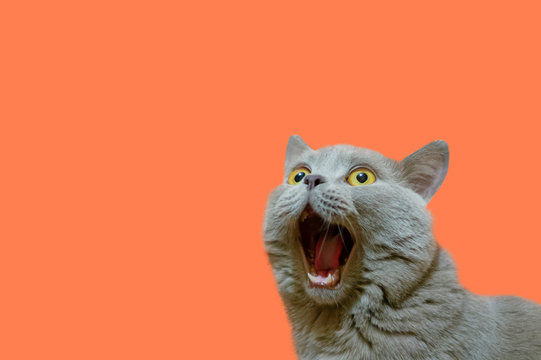
#> input picture worksheet-1/cat.jpg, 541 x 360 px
$ jupyter execute task.ipynb
#> lines starting #> are read from the running program, lines starting #| are printed output that depends on the picture; after the words box and inside, x2 and y2 are one past the last pixel; in counts of white or black regions, pixels touching at a corner belong together
2 Getting Started with Image Processing with Python.
Introduction to Python Imaging Library(PIL)
2.1 Exercise - 1:
Complete all the Task.
1. Read and display the image.
• Read the image using the Pillow library and display it.
• You can also use matplotlib to display the image.
2. Display only the top left corner of 100x100 pixels.
• Extract the top-left corner of the image (100x100 pixels) and display it using NumPy and
Array Indexing.
3. Show the three color channels (R, G, B).
• Separate the image into its three color channels (Red, Green, and Blue) and display them
individually, labeling each channel as R, G, and B.{Using NumPy.}
4. Modify the top 100 × 100 pixels to a value of 210 and display the resulting image:
• Modify the pixel values of the top-left 100 × 100 region to have a value of 210 (which is a
light gray color), and then display the modified image.

[cell 1]
import numpy as np
from PIL import Image
import matplotlib.pyplot as plt

[cell 2]
image_path = 'cat.jpg'  # Replace with your image path
image = Image.open(image_path)
#> image is the input picture: PIL image 541x360 RGB; mean R, G, B 225.4, 124.1, 84.7

# Display the image using matplotlib
plt.imshow(image)
plt.axis('off')  # Hide axes
plt.title('Original Image')
plt.show()

# Convert the image to a NumPy array
image_array = np.array(image)

# Extract the top-left corner of the image (100x100 pixels)
top_left_corner = image_array[:100, :100]
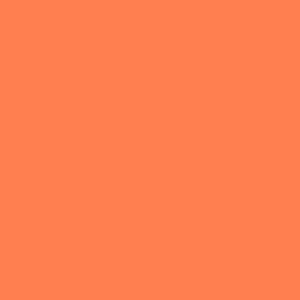
#> top_left_corner: shape (100, 100, 3) (shown 3 times larger); mean R, G, B 255, 127, 80
# Display the top-left corner
plt.imshow(top_left_corner)
plt.axis('off')  # Hide axes
plt.title('Top Left Corner (100x100 pixels)')
plt.show()

# Separate the image into its three color channels (R, G, B)
red_channel = image_array[:, :, 0]   # Red channel
green_channel = image_array[:, :, 1] # Green channel
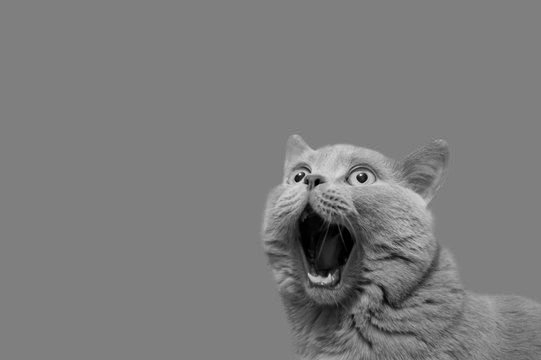
#> green_channel: shape (360, 541); min 0, max 244, mean 124.1
blue_channel = image_array[:, :, 2]  # Blue channel
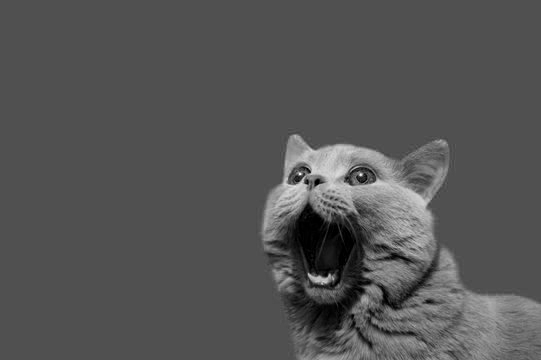
#> blue_channel: shape (360, 541); min 0, max 254, mean 84.7
# Display the Red channel
plt.imshow(red_channel, cmap='Reds')
plt.axis('off')  # Hide axes
plt.title('Red Channel')
plt.show()

# Display the Green channel
plt.imshow(green_channel, cmap='Greens')
plt.axis('off')  # Hide axes
plt.title('Green Channel')
plt.show()

# Display the Blue channel
plt.imshow(blue_channel, cmap='Blues')
plt.axis('off')  # Hide axes
plt.title('Blue Channel')
plt.show()

# Modify the pixel values of the top-left 100 × 100 region to have a value of 210
image_array[:100, :100] = 210  # Set the top-left 100x100 pixels to a light gray color (210)
#> image_array: shape (360, 541, 3); 5.13% of pixels changed, all inside (x1, y1, x2, y2) = (0, 0, 100, 100)
# Convert the modified array back to an image
modified_image = Image.fromarray(image_array)
# Display the modified image
plt.imshow(modified_image)
plt.axis('off')  # Hide axes
plt.title('Modified Image (Top-left 100x100 pixels set to 210)')
plt.show()

2.2 Exercise - 2:
Complete all the Task.
1. Load and display a grayscale image.
• Load a grayscale image using the Pillow library.
• Display the grayscale image using matplotlib.
2. Extract and display the middle section of the image (150 pixels).
• Extract a 150 pixel section from the center of the image using NumPy array slicing.
• Display this cropped image using matplotlib.
3. Apply a simple threshold to the image (e.g., set all pixel values below 100 to 0).
• Apply a threshold to the grayscale image: set all pixel values below 100 to 0, and all values
above 100 to 255 (creating a binary image).
• Display the resulting binary image.
4. Rotate the image 90 degrees clockwise and display the result.
• Rotate the image by 90 degrees clockwise using the Pillow rotate method or by manipulating
the image array.
• Display the rotated image using matplotlib.
5. Convert the grayscale image to an RGB image.
• Convert the grayscale image into an RGB image where the grayscale values are replicated
across all three channels (R, G, and B).
• Display the converted RGB image using matplotlib.

[cell 3]
image_path = 'cat.jpg'
image = Image.open(image_path).convert('L')  # Load the image and convert to grayscale
#> image: PIL image 541x360 L
plt.imshow(image, cmap='gray')
plt.title('Grayscale Image')
plt.axis('off')
plt.show()

# Extract the middle section of the image (150 pixels)
image_array = np.array(image)
height, width = image_array.shape
#> height = 360; width = 541
start_row = (height - 150) // 2
#> start_row = 105
end_row = start_row + 150
#> end_row = 255
cropped_image = image_array[start_row:end_row, :]
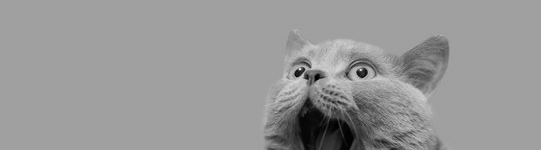
#> cropped_image: shape (150, 541); min 0, max 231, mean 151.8
plt.imshow(cropped_image, cmap='gray')
plt.title('Cropped Image (Middle 150 pixels)')
plt.axis('off')
plt.show()

# Apply a simple threshold to the image
thresholded_image = np.where(image_array < 100, 0, 255)
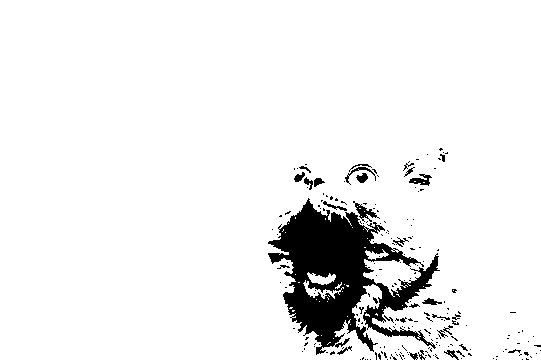
#> thresholded_image: shape (360, 541) int64; 93.1% white; 211 black regions (182 under 20 px), largest, box (x1, y1, x2, y2) and area: (268, 198, 440, 355) 11470, (353, 201, 380, 222) 179, (409, 174, 432, 186) 137
plt.imshow(thresholded_image, cmap='gray')
plt.title('Thresholded Image')
plt.axis('off')
plt.show()

# Rotate the image 90 degrees clockwise
rotated_image = image.rotate(-90)  # Rotate 90 degrees clockwise
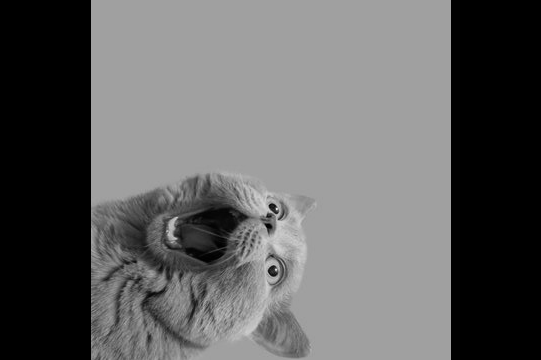
#> rotated_image: PIL image 541x360 L; min 0, max 231, mean 97.4
plt.imshow(rotated_image, cmap='gray')
plt.title('Rotated Image (90 degrees clockwise)')
plt.axis('off')
plt.show()

# Convert the grayscale image to an RGB image
rgb_image = Image.merge("RGB", (image, image, image))
plt.imshow(rgb_image)
plt.title('Converted RGB Image')
plt.axis('off')
plt.show()

In this exercise, build a PCA from scratch using explained variance method for image compression task.
You are expected to compute the necessary matrices from the scratch. Dataset: Use image of your
choice.
1. Load and Prepare Data:
• Fetch an image of you choice.{If colour convert to grayscale}
• Center the dataset - Standaridze the Data.
• Calculate the covaraince matrix of the Standaridze data.
2. Eigen Decomposition and Identifying Principal Components:
• Compute Eigen Values and Eigen Vectors.
• Sort the eigenvalues in descending order and choose the top k eigenvectors corresponding to
the highest eigenvalues.
• Identify the Principal Components with the help of cumulative Sum plot.
3. Reconstruction and Experiment:

• Reconstruction: Transform the original data by multiplying it with the selected eigenvec-
tors(PCs) to obtain a lower-dimensional representation.

• Experiments: Pick Four different combination of principal components with various ex-
plained variance value and compare the result.

• Display the Results and Evaluate.

[cell 4]
image_path = 'cat.jpg'
image = Image.open(image_path).convert('L')
image_array = np.array(image, dtype=np.float64)
#> image_array: shape (360, 541) float64

plt.imshow(image_array, cmap='gray')
plt.title('Original Grayscale Image')
plt.axis('off')
plt.show()
print(f"Image shape: {image_array.shape}")
#| Image shape: (360, 541)
mean = np.mean(image_array, axis=1, keepdims=True)
#> mean = 360 values, max 161.3 at index 186, min 132.2 at index 258, mean 150
standardized_data = image_array - mean

# Calculate the covariance matrix
cov_matrix = np.cov(standardized_data)
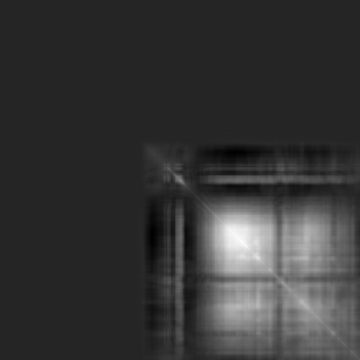
#> cov_matrix: shape (360, 360) float64; min -405.3, max 2340.6, mean 186; drawn with min black and max white
print(f"Covariance matrix shape: {cov_matrix.shape}")
#| Covariance matrix shape: (360, 360)

eigenvalues, eigenvectors = np.linalg.eigh(cov_matrix)
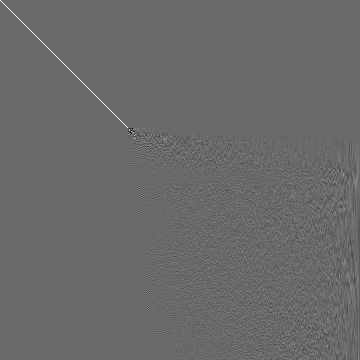
#> eigenvectors: shape (360, 360) float64; min -0.707, max 1, mean 0.000982; drawn with min black and max white
#> eigenvalues = 360 values from 0 to 159458.9

sorted_indices = np.argsort(eigenvalues)[::-1]
#> sorted_indices = 360 values, max 359 at index 0, min 0 at index 326, mean 179.5
eigenvalues = eigenvalues[sorted_indices]
#> eigenvalues = 360 values, max 159458.9 at index 0, min 0 at index 232, mean 632.3
eigenvectors = eigenvectors[:, sorted_indices]

explained_variance_ratio = eigenvalues / np.sum(eigenvalues)
#> explained_variance_ratio = 360 values, max 0.7 at index 0, min 0 at index 232, mean 0.00278
cumulative_variance = np.cumsum(explained_variance_ratio)
#> cumulative_variance = 360 values from 0.7 to 1

plt.figure(figsize=(8, 5))
plt.plot(cumulative_variance, linewidth=2)
plt.xlabel('Number of Principal Components')
plt.ylabel('Cumulative Explained Variance')
plt.title('Cumulative Explained Variance vs Number of PCs')
plt.axhline(y=0.95, color='r', linestyle='--', label='95% variance')
plt.axhline(y=0.90, color='g', linestyle='--', label='90% variance')
plt.axhline(y=0.80, color='orange', linestyle='--', label='80% variance')
plt.legend()
plt.grid(True)
plt.show()
#> figure, not shown here; curve peaks at x = 231, y = 1

variance_thresholds = [0.80, 0.90, 0.95, 0.99]
k_values = []
for threshold in variance_thresholds:
    k = np.argmax(cumulative_variance >= threshold) + 1
    k_values.append(k)
    print(f"Explained Variance >= {threshold*100:.0f}%: k = {k} components")
#> this loop made 4 passes
#> k on passes 1 to 4: 3, 7, 15, 52
#| Explained Variance >= 80%: k = 3 components
#| Explained Variance >= 90%: k = 7 components
#| Explained Variance >= 95%: k = 15 components
#| Explained Variance >= 99%: k = 52 components
#> after the loop, k_values = [3, 7, 15, 52]
fig, axes = plt.subplots(1, 5, figsize=(20, 5))

axes[0].imshow(image_array, cmap='gray')
axes[0].set_title('Original')
axes[0].axis('off')

for i, (k, threshold) in enumerate(zip(k_values, variance_thresholds)):
    top_eigenvectors = eigenvectors[:, :k]

    projected = np.dot(top_eigenvectors.T, standardized_data)

    reconstructed = np.dot(top_eigenvectors, projected) + mean

    reconstructed = np.clip(reconstructed, 0, 255)

    axes[i + 1].imshow(reconstructed, cmap='gray')
    axes[i + 1].set_title(f'{threshold*100:.0f}% Var\n(k={k})')
    axes[i + 1].axis('off')
#> this loop made 4 passes
#> (k, threshold) on passes 1 to 4: (3, 0.8), (7, 0.9), (15, 0.95), (52, 0.99)

plt.suptitle('PCA Image Compression - Different Explained Variance Levels', fontsize=14)
plt.tight_layout()
plt.show()
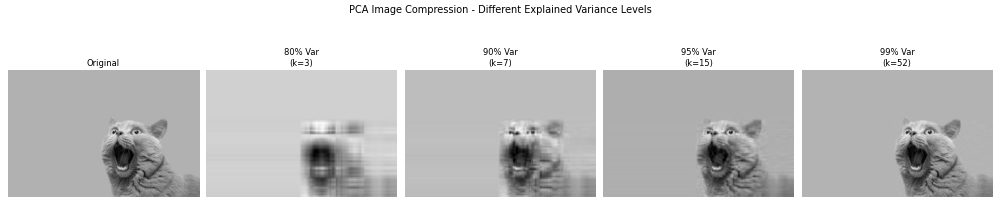
#> figure drawn by matplotlib, 5 panels

print("\n--- Reconstruction Error (MSE) ---")
for k, threshold in zip(k_values, variance_thresholds):
    top_eigenvectors = eigenvectors[:, :k]
    projected = np.dot(top_eigenvectors.T, standardized_data)
    reconstructed = np.dot(top_eigenvectors, projected) + mean
    reconstructed = np.clip(reconstructed, 0, 255)
    mse = np.mean((image_array - reconstructed) ** 2)
    print(f"Variance {threshold*100:.0f}% (k={k}): MSE = {mse:.2f}")
#> this loop made 4 passes
#> (k, threshold, mse) on passes 1 to 4: (3, 0.8, 105.3), (7, 0.9, 59.75), (15, 0.95, 30.13), (52, 0.99, 6.26)
#| Variance 80% (k=3): MSE = 105.31
#| Variance 90% (k=7): MSE = 59.75
#| Variance 95% (k=15): MSE = 30.13
#| Variance 99% (k=52): MSE = 6.26
#> pass 3, `reconstructed = np.dot(top_eigenvectors, projected) + mean`:
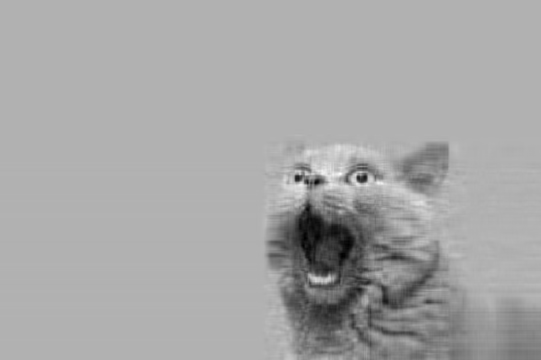
#> reconstructed: shape (360, 541) float64; min -10.5, max 234.2, mean 150; drawn with min black and max white
